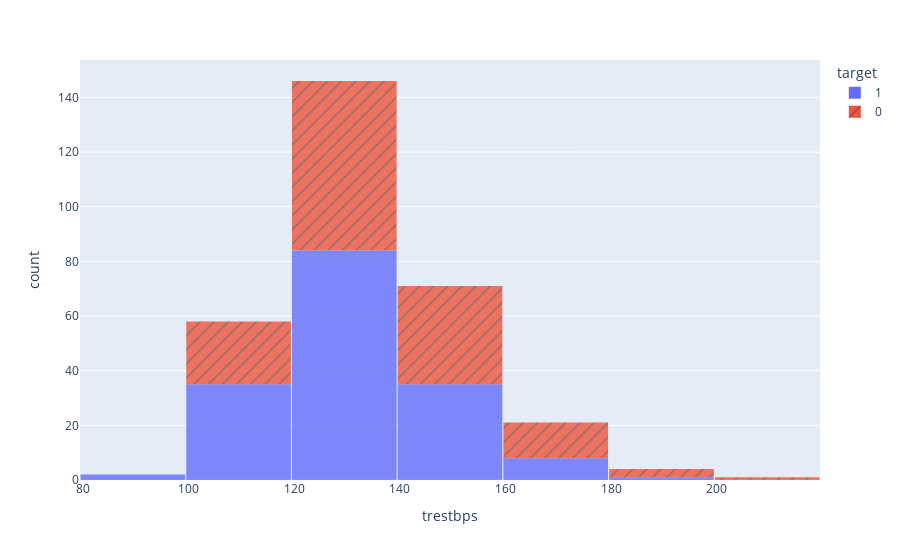

The code cell stored with this chart in its notebook:
### Code cell
# Otra manera (más sencilla) de hacerlo es utilizando plotly mendiate un histograma:

pcard = heart[['trestbps', 'target']]
#df = px.edades.tips()
fig = px.histogram(pcard, x="trestbps", color="target", pattern_shape="target", nbins = 6,
                opacity=0.8)
fig.update_layout(bargap=0.01)
fig.show()

### Figure 1 — Plotly figure (JSON) as saved in the notebook; plotly's stock layout.template omitted (floating-point values rounded to 4 significant figures; data arrays with more than 128 entries replaced by an {"elided": "..."} marker saying what was removed)
{"data": [{"alignmentgroup": "True", "bingroup": "x", "hovertemplate": "target=1<br>trestbps=%{x}<br>count=%{y}<extra></extra>", "legendgroup": "1", "marker": {"color": "#636efa", "opacity": 0.8, "pattern": {"shape": ""}}, "name": "1", "nbinsx": 6, "offsetgroup": "1", "orientation": "v", "showlegend": true, "type": "histogram", "x": {"elided": "165 int values"}, "xaxis": "x", "yaxis": "y"}, {"alignmentgroup": "True", "bingroup": "x", "hovertemplate": "target=0<br>trestbps=%{x}<br>count=%{y}<extra></extra>", "legendgroup": "0", "marker": {"color": "#EF553B", "opacity": 0.8, "pattern": {"shape": "/"}}, "name": "0", "nbinsx": 6, "offsetgroup": "0", "orientation": "v", "showlegend": true, "type": "histogram", "x": {"elided": "138 int values"}, "xaxis": "x", "yaxis": "y"}], "layout": {"bargap": 0.01, "barmode": "relative", "legend": {"title": {"text": "target"}, "tracegroupgap": 0}, "margin": {"t": 60}, "xaxis": {"anchor": "y", "domain": [0, 1], "title": {"text": "trestbps"}}, "yaxis": {"anchor": "x", "domain": [0, 1], "title": {"text": "count"}}}}
